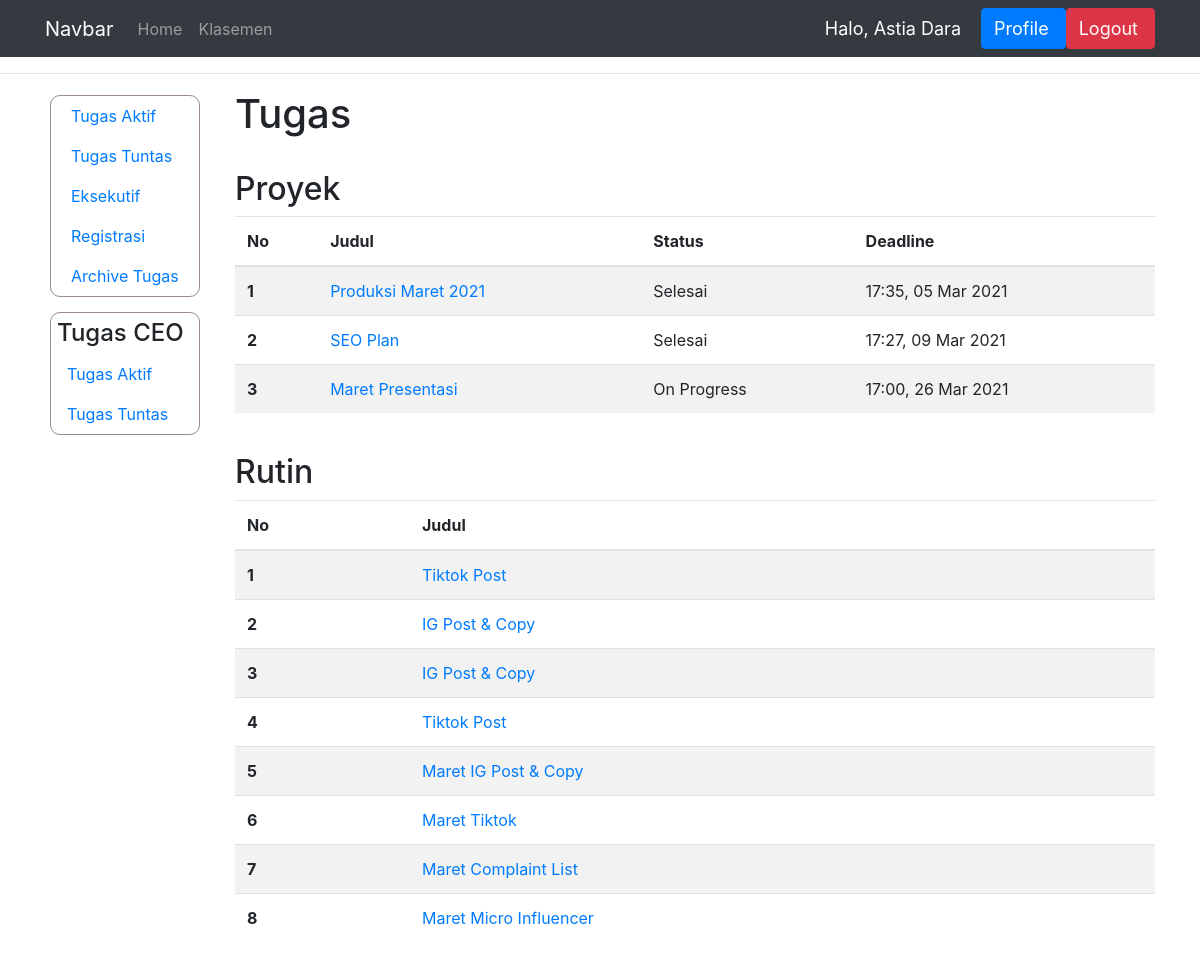
Before: /tugas_aktif_manager/ (signed in) with the older database file.
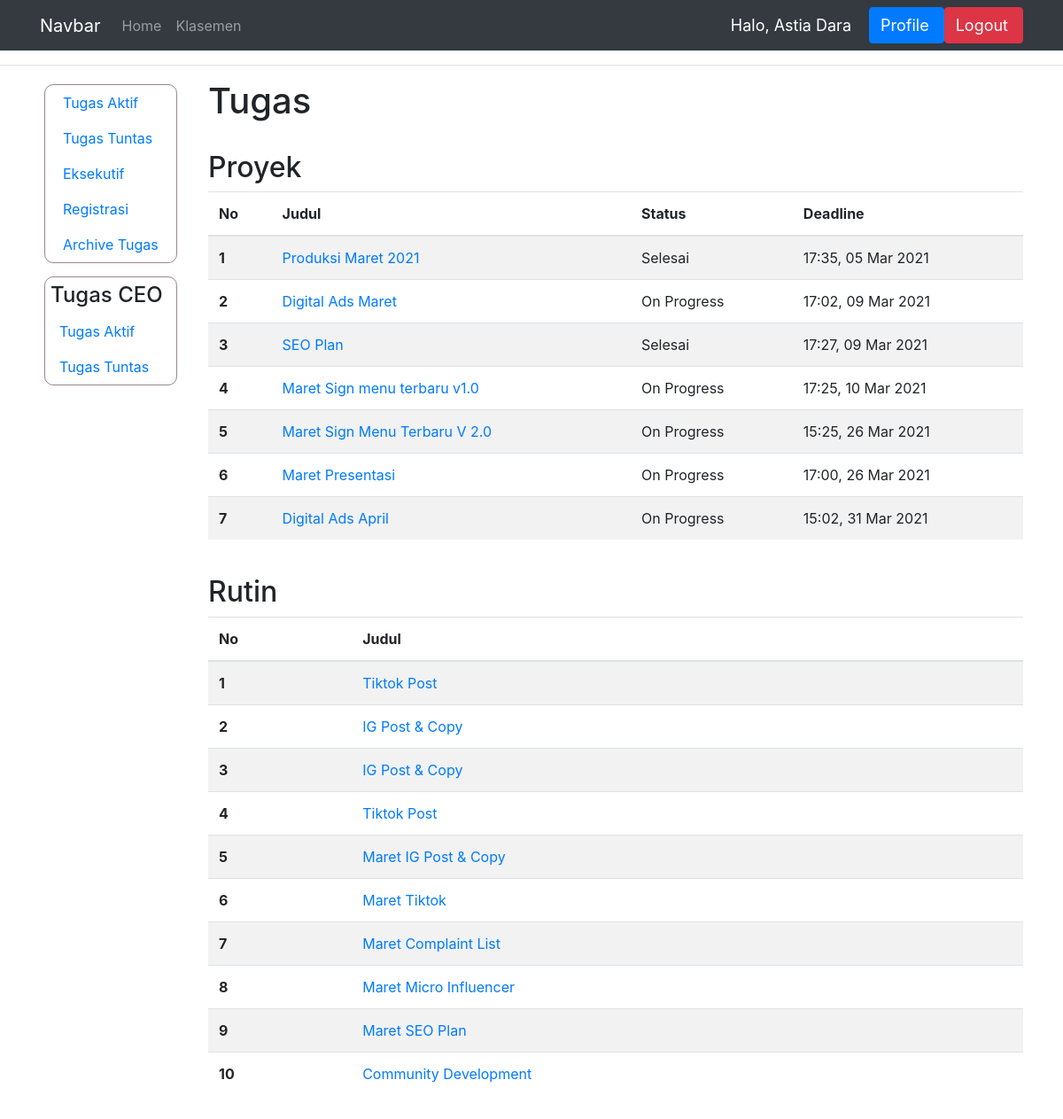
After: the same page with the newer database file.
### dashboard/models.py (models this page shows, shortened)
class TugasProyek(models.Model):
    STATUS = (
        ('Tuntas', 'Tuntas'),
        ('Hold', 'Hold'),
        ('On Progress', 'On Progress'),
        ('Selesai', 'Selesai'),
        ('Deadline', 'Deadline'),
        ('Terlambat', 'Terlambat')
    )
    pemilik_tugas = models.ForeignKey(User, on_delete=models.CASCADE)
    judul = models.CharField(max_length=150)
    isi = models.CharField(max_length=1000)
    deadline = models.DateTimeField('Deadline')
    status = models.CharField(max_length=15, choices=STATUS)
    bukti = models.CharField(max_length=100, null=True)
    penilaian = models.IntegerField(null=True)
    bagian = models.CharField(max_length = 100, null=True)
    komentar = models.CharField(max_length=1000)
    selesai_pada = models.DateTimeField('Selesai pada', null=True)
    link_bukti = models.CharField(max_length=1000, null=True)
    archive = models.BooleanField(null=True, default=False)
    ketuntasan = models.BooleanField(null=True, default=False)

class TugasRutin(models.Model):
    pemilik_tugas = models.ForeignKey(User, on_delete=models.CASCADE)
    judul = models.CharField(max_length=150)
    isi = models.CharField(max_length=1000)
    bagian = models.CharField(max_length=150, null=True)
    archive = models.BooleanField(null=True)

### dashboard/views.py (the view)
# urls.py: path('tugas_aktif_manager/', views.tugas_aktif_manager, name="tugas_aktif_manager"),
@login_required(login_url='login')
def tugas_aktif_manager(request):
    ngecekdeadline()
    objek_user = User.objects.get(pk=request.user.id)
    t = TugasProyek.objects.filter(pemilik_tugas=objek_user).exclude(status="Tuntas").order_by('deadline')
    tr = TugasRutin.objects.filter(pemilik_tugas=objek_user)
    nama = request.user.first_name
    context = {'nama' : nama, 'tugas_proyek' : t, 'tugas_rutin':tr}
    if not request.user.groups.filter(name='Eksekutif').exists() or request.user.last_name == 'Human Resource':
        context['data_kar'] = True
    return render(request, 'manager/tugas_aktif_manager.html', context)

### dashboard/views.py (called while the page is built)
def ngecekdeadline():
    tugas = TugasProyek.objects.all()
    for a in tugas:
        deadline = a.deadline
        saat_ini = timezone.now()
        apakah_deadline = (deadline - saat_ini)
        if (apakah_deadline.days < 0) and (a.status == 'On Progress'):
            a.status = "Deadline"
            a.save()
    tugas_rutin = IsiTugasRutin.objects.all()
    for a in tugas_rutin:
        deadline = a.deadline
        saat_ini = timezone.now()
        apakah_deadline = (deadline - saat_ini)
        if (apakah_deadline.days < 0) and (a.status == 'On Progress'):
            a.status = "Deadline"
            a.save()

### templates/manager/tugas_aktif_manager.html
{% extends 'main.html' %}
{% block content %}
<hr>
<div class="container">
    <div class="row">
        {% include 'manager/sidebar.html' %}
        <div class="col">
            <h1>Tugas</h1>
            <br>
            <h2 class="padding-proyek">Proyek</h2>
            <table class="table table-striped">
                <thead>
                  <tr>
                    <th scope="col">No</th>
                    <th scope="col">Judul</th>
                    <th scope="col">Status</th>
                    <th scope="col">Deadline</th>
                  </tr>
                </thead>
                <tbody>
                    {% for isi in tugas_proyek %}
                  <tr>
                    <th scope="row">{{forloop.counter}}</th>
                    <td><a href="{% url 'detail_tugas_proyek' isi.id %}">{{isi.judul}}</a></td>
                    <td>{{isi.status}}</td>
                    <td>{{isi.deadline|time:"H:i"}}, {{isi.deadline|date:"d M Y"}}</td>
                  </tr>
                    {% endfor %}
                </tbody>
              </table>
              <br>
              <h2 class="padding-proyek">Rutin</h2>
              <table class="table table-striped">
                <thead>
                  <tr>
                    <th scope="col">No</th>
                    <th scope="col">Judul</th>
                  </tr>
                </thead>
                <tbody>
                    {% for isi in tugas_rutin %}
                  <tr>
                    <th scope="row">{{forloop.counter}}</th>
                    <td><a href="{% url 'daftar_tugas_rutin' isi.id %}">{{isi.judul}}</a></td>
                  </tr>
                    {% endfor %}
                </tbody>
              </table>
              <br><br><br><br><br><br><br><br>
        </div>
    </div>
{% endblock %}

### templates/main.html (shortened to what this page needs)
{% load static %}
<!DOCTYPE html>
<html lang="en">
<head>
    <link rel="stylesheet" href="https://cdn.jsdelivr.net/npm/bootstrap@4.5.3/dist/css/bootstrap.min.css"
>
</head>
<body>
    {% include 'navbar.html' %}
    {% block content %}
    {% endblock %}
</body>
</html>

### templates/navbar.html (shortened to what this page needs)
<nav class="navbar navbar-expand-lg navbar-dark bg-dark">
    <div class="container">
        <a class="navbar-brand" href="{% url 'index' %}">Navbar</a>
        <div class="collapse navbar-collapse" id="navbarNav">
            <ul class="navbar-nav">
                <li class="nav-item">
                    <a class="nav-link" href="{% url 'index' %}">Home</a>
                </li>
                <li class="nav-item">
                    <a href="{% url 'klasemen' %}" class="nav-link">Klasemen</a>
                </li>
            </ul>
        </div>
        <span class="hello-msg">Halo, {{nama}}</span>
        <span><button type="button" class="btn btn-primary "><a class="hello-msg mr-1 text-center"
                    href="{% url 'profile' %}">Profile</a></button></span>
        <span><button type="button" class="btn btn-danger"><a class="hello-msg mr-1 text-center"
                    href="{% url 'logout' %}">Logout</a></button></span>
    </div>
</nav>

### templates/manager/sidebar.html (shortened to what this page needs)
<div class="col-sm-2">
    <div class="custom-sidebar">
        <nav class="nav flex-column pl-1">
            <a class="nav-link" href="{% url 'lihat_tugas' %}">Tugas Aktif</a>
            <a class="nav-link" href="{% url 'lihat_tugas_tuntas' %}">Tugas Tuntas</a>
            <a class="nav-link" href="{% url 'daftar_eksekutif' %}">Eksekutif</a>
            <a class="nav-link" href="{% url 'registrasi_eksekutif' %}">Registrasi</a>
            <a class="nav-link" href="{% url 'archive_tugas' %}">Archive Tugas</a>
        </nav>
    </div>
    <div class="custom-sidebar">
        <h4 class="header-sidebar">Tugas CEO</h4>
        <nav>
            <a class="nav-link" href="{% url 'tugas_aktif_manager' %}">Tugas Aktif</a>
            <a class="nav-link" href="{% url 'tugas_tuntas_manager' %}">Tugas Tuntas</a>
        </nav>
    </div>
</div>

### templates/navbar.html (style rules this page uses)
.hello-msg { font-size: 18px; color: #fff; margin-right: 20px; }

### templates/manager/sidebar.html (style rules this page uses)
.custom-sidebar { border: 1px solid #50323893; margin: 5px; margin-bottom: 15px; border-radius: 10px; }
.header-sidebar { margin: 6px; }

Changed rows visible on the page:
added TugasProyek: judul "Digital Ads Maret", status "On Progress", deadline "17:02", deadline "09 Mar 2021"
added TugasProyek: judul "Maret Sign menu terbaru v1.0", status "On Progress", deadline "17:25", deadline "10 Mar 2021"
added TugasProyek: judul "Maret Sign Menu Terbaru V 2.0", status "On Progress", deadline "15:25", deadline "26 Mar 2021"
added TugasProyek: judul "Digital Ads April", status "On Progress", deadline "15:02", deadline "31 Mar 2021"
added TugasRutin: judul "Maret SEO Plan"
added TugasRutin: judul "Community Development"
